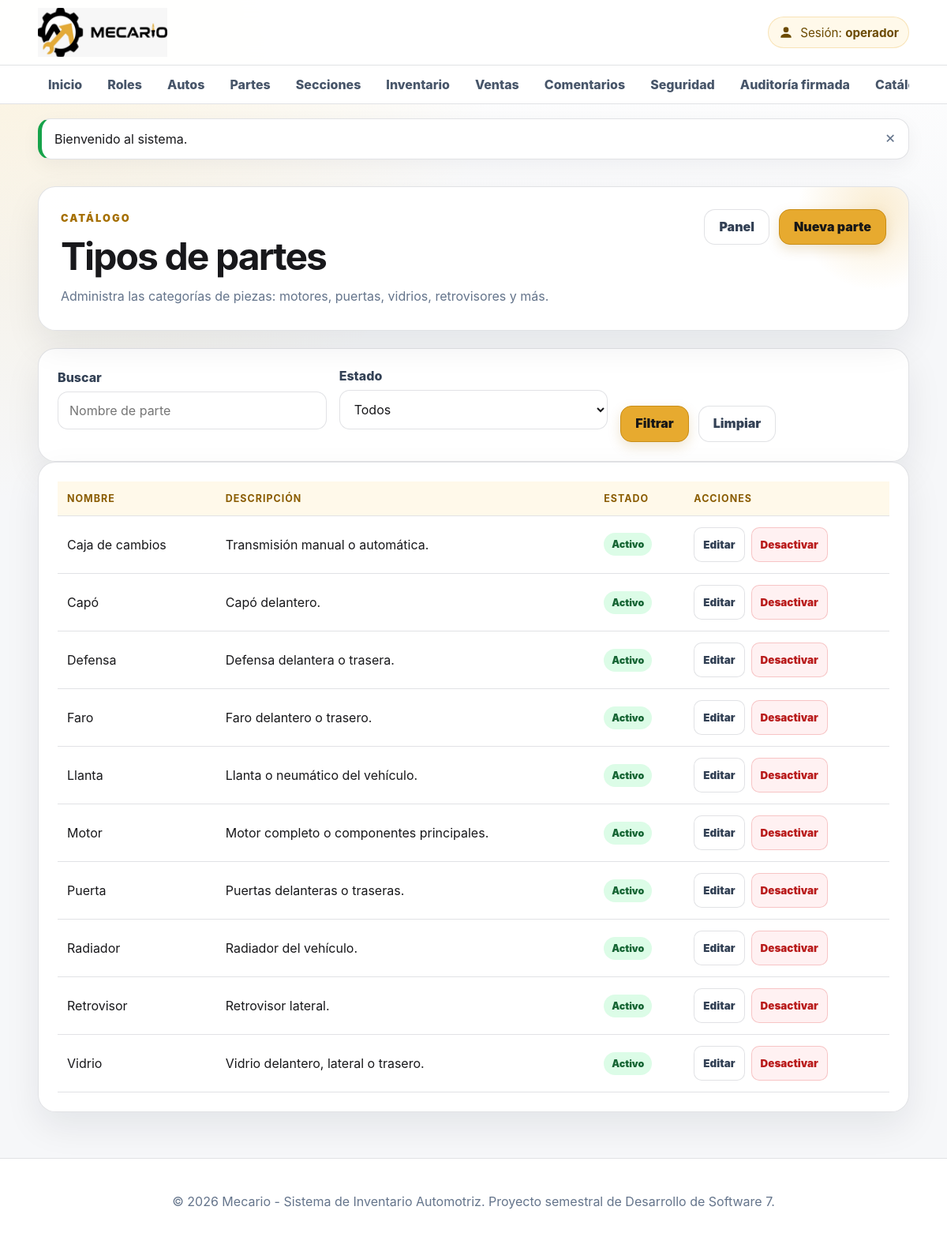
/public/partes (signed in), run on the app's committed database.
### tables this page shows
CREATE TABLE IF NOT EXISTS partes (
    id_parte INT UNSIGNED AUTO_INCREMENT PRIMARY KEY,
    nombre_parte VARCHAR(100) NOT NULL UNIQUE,
    descripcion VARCHAR(255) NULL,
    activo TINYINT(1) NOT NULL DEFAULT 1,
    fecha_creacion DATETIME NOT NULL DEFAULT CURRENT_TIMESTAMP,
    fecha_actualizacion DATETIME NULL DEFAULT NULL ON UPDATE CURRENT_TIMESTAMP,
    CONSTRAINT chk_parte_activo CHECK (activo IN (0,1)),
    INDEX idx_parte_nombre (nombre_parte)
);

### app/Controllers/ParteController.php (called while the page is built, shortened)
<?php
final class ParteController
{
    private Parte $partes;
    public function __construct(){ $this->partes = new Parte(); }
    public function index(): void
    {
        $busqueda=Sanitizer::texto($_GET['buscar'] ?? ''); $estado=$_GET['estado'] ?? '';
        View::renderizar('partes/index', ['titulo'=>'Partes','partes'=>$this->partes->listar($busqueda,$estado),'busqueda'=>$busqueda,'estado'=>$estado]);
    }
}

### public/index.php (called while the page is built, shortened)
<?php
$router = new Router();
$router->despachar();

### app/Helpers/Url.php (called while the page is built, shortened)
<?php
final class Url
{
    public static function base(): string
    {
        $script = str_replace(
            '\\',
            '/',
            $_SERVER['SCRIPT_NAME'] ?? '/public/index.php'
        );
        $base = rtrim(dirname($script), '/');
        return $base === '.' ? '' : $base;
    }
    public static function ruta(string $ruta = '/'): string
    {
        $ruta = '/' . ltrim($ruta, '/');
        return self::base() . ($ruta === '//' ? '/' : $ruta);
    }
}

### app/Helpers/Sanitizer.php (called while the page is built, shortened)
<?php
final class Sanitizer
{
    public static function html(mixed $valor): string
    {
        return htmlspecialchars(
            (string) $valor,
            ENT_QUOTES | ENT_SUBSTITUTE,
            'UTF-8'
        );
    }
}

### app/Core/Database.php (called while the page is built, shortened)
<?php
final class Database
{
    private PDO $conexion;
    private function __construct()
    {
        $config = require dirname(__DIR__, 2) . '/config/config.php';
        $db = $config['database'];
        $dsn = sprintf(
            'mysql:host=%s;port=%s;dbname=%s;charset=%s',
            $db['host'],
            $db['port'],
            $db['name'],
            $db['charset']
        );
        try {
            $this->conexion = new PDO(
                $dsn,
                $db['user'],
                $db['password'],
                [
                    PDO::ATTR_ERRMODE => PDO::ERRMODE_EXCEPTION,
                    PDO::ATTR_DEFAULT_FETCH_MODE => PDO::FETCH_ASSOC,
                    PDO::ATTR_EMULATE_PREPARES => false,
                ]
            );
        } catch (PDOException $exception) {
            throw new RuntimeException(
                'No se pudo conectar con la base de datos.',
                0,
                $exception
            );
        }
    }
    public function consultar(string $sql, array $parametros = []): PDOStatement
    {
        $sentencia = $this->conexion->prepare($sql);
        $sentencia->execute($parametros);
        return $sentencia;
    }
    public function consultarTodos(string $sql, array $parametros = []): array
    {
        return $this->consultar($sql, $parametros)->fetchAll();
    }
}

### app/Models/Parte.php (called while the page is built, shortened)
<?php
final class Parte
{
    private Database $db;
    public function __construct(){ $this->db = Database::getInstancia(); }
    public function listar(string $busqueda='', string $estado=''): array { $sql='SELECT id_parte,nombre_parte,descripcion,activo,fecha_creacion FROM partes WHERE 1=1'; $p=[]; if($busqueda!==''){ $sql.=' AND nombre_parte LIKE :b'; $p['b']='%'.$busqueda.'%'; } if($estado!==''){ $sql.=' AND activo=:activo'; $p['activo']=(int)$estado; } $sql.=' ORDER BY nombre_parte'; return $this->db->consultarTodos($sql,$p); }
}

### app/Views/partes/index.php (the view, shortened to what this page needs)
<main class="container"><section class="module-hero"><div><span class="eyebrow">Catálogo</span><h1>Tipos de partes</h1><p>Administra las categorías de piezas: motores, puertas, vidrios, retrovisores y más.</p></div><div class="action-row"><a class="btn btn-secundario" href="<?= Sanitizer::html(Url::ruta('/dashboard')) ?>">Panel</a><a class="btn" href="<?= Sanitizer::html(Url::ruta('/partes/crear')) ?>">Nueva parte</a></div></section><section class="card"><form class="filter-form" method="GET"><div class="form-group"><label>Buscar</label><input name="buscar" value="<?= Sanitizer::html($busqueda ?? '') ?>" placeholder="Nombre de parte"></div><div class="form-group"><label>Estado</label><select name="estado"><option value="">Todos</option><option value="1" <?= ($estado ?? '')==='1'?'selected':'' ?>>Activos</option><option value="0" <?= ($estado ?? '')==='0'?'selected':'' ?>>Inactivos</option></select></div><div class="form-actions compact"><button class="btn">Filtrar</button><a class="btn btn-secundario" href="<?= Sanitizer::html(Url::ruta('/partes')) ?>">Limpiar</a></div></form></section><section class="card table-wrapper"><table><thead><tr><th>Nombre</th><th>Descripción</th><th>Estado</th><th>Acciones</th></tr></thead><tbody><?php if(empty($partes)): ?><tr><td colspan="4" class="empty-state">No hay partes registradas.</td></tr><?php endif; ?><?php foreach($partes as $parte): ?><tr><td><?= Sanitizer::html($parte['nombre_parte']) ?></td><td><?= Sanitizer::html($parte['descripcion'] ?? '') ?></td><td><?= (int)$parte['activo']===1?'<span class="badge badge-success">Activo</span>':'<span class="badge badge-danger">Inactivo</span>' ?></td><td class="acciones-tabla"><a class="btn btn-mini btn-secundario" href="<?= Sanitizer::html(Url::ruta('/partes/editar/'.$parte['id_parte'])) ?>">Editar</a><form method="POST" action="<?= Sanitizer::html(Url::ruta('/partes/estado/'.$parte['id_parte'])) ?>" data-confirm="¿Cambiar estado de la parte?"><?= Csrf::campo() ?><input type="hidden" name="activo" value="<?= (int)$parte['activo']===1?0:1 ?>"><button class="btn btn-mini <?= (int)$parte['activo']===1?'btn-danger':'' ?>" type="submit"><?= (int)$parte['activo']===1?'Desactivar':'Activar' ?></button></form></td></tr><?php endforeach; ?></tbody></table></section></main>

### app/Core/Router.php (shortened to what this page needs)
<?php
final class Router
{
    private array $rutas = [];
    private function agregar(
        string $metodo,
        string $ruta,
        callable|array $accion
    ): void {
        $this->rutas[$metodo][] = [
            'ruta' => $this->normalizar($ruta),
            'accion' => $accion,
        ];
    }
    public function despachar(): void
    {
        $metodo = strtoupper($_SERVER['REQUEST_METHOD'] ?? 'GET');
        $rutaActual = $this->obtenerRutaActual();
        foreach ($this->rutas[$metodo] ?? [] as $rutaRegistrada) {
            $parametros = $this->coincide(
                $rutaRegistrada['ruta'],
                $rutaActual
            );
            if ($parametros !== false) {
                $this->ejecutarAccion(
                    $rutaRegistrada['accion'],
                    $parametros
                );
                return;
            }
        }
    }
    private function obtenerRutaActual(): string
    {
        $uri = parse_url(
            $_SERVER['REQUEST_URI'] ?? '/',
            PHP_URL_PATH
        ) ?: '/';
        $base = dirname($_SERVER['SCRIPT_NAME'] ?? '');
        if (
            $base !== ''
            && $base !== '/'
            && str_starts_with($uri, $base)
        ) {
            $uri = substr($uri, strlen($base));
        }
        return $this->normalizar($uri);
    }
    private function normalizar(string $ruta): string
    {
        $ruta = '/' . trim($ruta, '/');
        return $ruta === '//' ? '/' : $ruta;
    }
    private function coincide(
        string $rutaRegistrada,
        string $rutaActual
    ): array|false {
        $patron = preg_replace(
            '#\{[a-zA-Z_][a-zA-Z0-9_]*\}#',
            '([^/]+)',
            $rutaRegistrada
        );
        if (!preg_match('#^' . $patron . '$#', $rutaActual, $coincidencias)) {
            return false;
        }
        array_shift($coincidencias);
        return $coincidencias;
    }
    private function ejecutarAccion(
        callable|array $accion,
        array $parametros
    ): void {
        if (
            is_array($accion)
            && isset($accion[0], $accion[1])
            && is_string($accion[0])
        ) {
            $controlador = new $accion[0]();
            $metodo = $accion[1];
            $controlador->{$metodo}(...$parametros);
            return;
        }
    }
}

### public/assets/css/style.css (style rules this page uses)
:root { --bg: #f6f7f9; --bg-2: #ffffff; --panel: #ffffff; --panel-2: #f8fafc; --text: #18181b; --muted: #64748b; --line: rgba(15, 23, 42, .12); --yellow: #e7aa2f; --yellow-2: #f5c451; --yellow-soft: rgba(231, 170, 47, .13); --white: #18181b; --success: #16a34a; --danger: #dc2626; --warning: #d97706; --shadow: 0 18px 45px rgba(15, 23, 42, .08); --radius: 22px; }
* { box-sizing: border-box; }
html { scroll-behavior: smooth; }
body { margin: 0; min-height: 100vh; font-family: Inter, Segoe UI, Arial, Helvetica, sans-serif; color: var(--text); background: radial-gradient(circle at top left, rgba(245,196,81,.18), transparent 32%), linear-gradient(180deg, #ffffff 0, var(--bg) 360px); }
a { color: inherit; text-decoration: none; }
button, input, select, textarea { font: inherit; }
.container { width: min(1180px, 92%); margin: 34px auto 58px; }
.hero, .module-hero, .card, .stat-card, .inner-panel { background: rgba(255,255,255,.96); border: 1px solid var(--line); border-radius: var(--radius); box-shadow: var(--shadow); }
.hero::after, .module-hero::after { content: ""; position: absolute; width: 220px; height: 220px; right: -70px; top: -80px; background: radial-gradient(circle, rgba(231,170,47,.22), transparent 65%); pointer-events: none; z-index: 0; }
.hero > *, .module-hero > * { position: relative; z-index: 1; }
.module-hero { position: relative; overflow: hidden; padding: 28px; display: flex; justify-content: space-between; align-items: flex-start; gap: 22px; margin-bottom: 22px; }
.hero h1, .module-hero h1 { margin: 8px 0 12px; max-width: 820px; font-size: clamp(2rem, 5vw, 4.1rem); line-height: 1.05; letter-spacing: -.04em; }
.module-hero h1 { font-size: clamp(1.9rem, 4vw, 3rem); }
.hero p, .module-hero p { margin: 0; max-width: 760px; color: var(--muted); line-height: 1.7; }
.eyebrow { display: inline-flex; margin-bottom: 8px; color: #a56f00; font-size: .8rem; font-weight: 950; letter-spacing: .16em; text-transform: uppercase; }
.hero-acciones, .action-row, .form-actions { display: flex; flex-wrap: wrap; gap: 12px; align-items: center; margin-top: 24px; }
.module-hero .action-row { margin-top: 0; justify-content: flex-end; }
.btn { display: inline-flex; align-items: center; justify-content: center; gap: 8px; min-height: 44px; padding: 12px 18px; border: 1px solid #c98d16; border-radius: 14px; background-color: #e7aa2f; background-image: none; color: #171717; font-weight: 900; line-height: 1.2; cursor: pointer; box-shadow: 0 6px 16px rgba(165,111,0,.18); position: static; z-index: auto; opacity: 1; visibility: visible; text-decoration: none; filter: none; transform: none; transition: none; }
.btn-secundario, .btn-soft { background: #ffffff; color: #334155; border: 1px solid var(--line); box-shadow: none; }
.btn-danger { background: #fff1f2; color: #b91c1c; border: 1px solid rgba(220,38,38,.22); box-shadow: none; }
.btn-mini { padding: 8px 11px; border-radius: 10px; font-size: .84rem; }
.card, .stat-card, .inner-panel { padding: 24px; }
.form-grid, .filter-form { display: grid; grid-template-columns: repeat(auto-fit, minmax(240px, 1fr)); gap: 16px; align-items: end; }
.filter-form .compact { margin-top: 0; align-self: end; }
.form-group { margin-bottom: 16px; }
label { display: block; margin-bottom: 8px; color: #334155; font-weight: 850; }
input, select, textarea { width: 100%; padding: 13px 14px; border: 1px solid var(--line); border-radius: 13px; outline: none; background: #ffffff; color: var(--text); }
.table-wrapper { overflow-x: auto; }
table { width: 100%; border-collapse: collapse; min-width: 760px; }
th { text-align: left; color: #8a5c00; font-size: .78rem; text-transform: uppercase; letter-spacing: .08em; background: #fff9ea; }
th, td { padding: 14px 12px; border-bottom: 1px solid var(--line); vertical-align: middle; }
.acciones-tabla { display: flex; flex-wrap: wrap; gap: 8px; align-items: center; }
.acciones-tabla form { margin: 0; }
.badge, .chip { display: inline-flex; align-items: center; border-radius: 999px; font-weight: 900; }
.badge { padding: 7px 10px; background: #f1f5f9; font-size: .78rem; }
.badge-success, .badge.ok { color: #166534; background: #dcfce7; }

### data on the page
partes: nombre_parte "Caja de cambios", descripcion "Transmisión manual o automática.", activo "Activo"
partes: nombre_parte "Capó", descripcion "Capó delantero.", activo "Activo"
partes: nombre_parte "Defensa", descripcion "Defensa delantera o trasera.", activo "Activo"
partes: nombre_parte "Faro", descripcion "Faro delantero o trasero.", activo "Activo"
partes: nombre_parte "Llanta", descripcion "Llanta o neumático del vehículo.", activo "Activo"
partes: nombre_parte "Motor", descripcion "Motor completo o componentes principales.", activo "Activo"
partes: nombre_parte "Puerta", descripcion "Puertas delanteras o traseras.", activo "Activo"
partes: nombre_parte "Radiador", descripcion "Radiador del vehículo.", activo "Activo"
partes: nombre_parte "Retrovisor", descripcion "Retrovisor lateral.", activo "Activo"
partes: nombre_parte "Vidrio", descripcion "Vidrio delantero, lateral o trasero.", activo "Activo"

### other printed values
Sanitizer::html($mensaje['texto'] ?? '') "Bienvenido al sistema."
